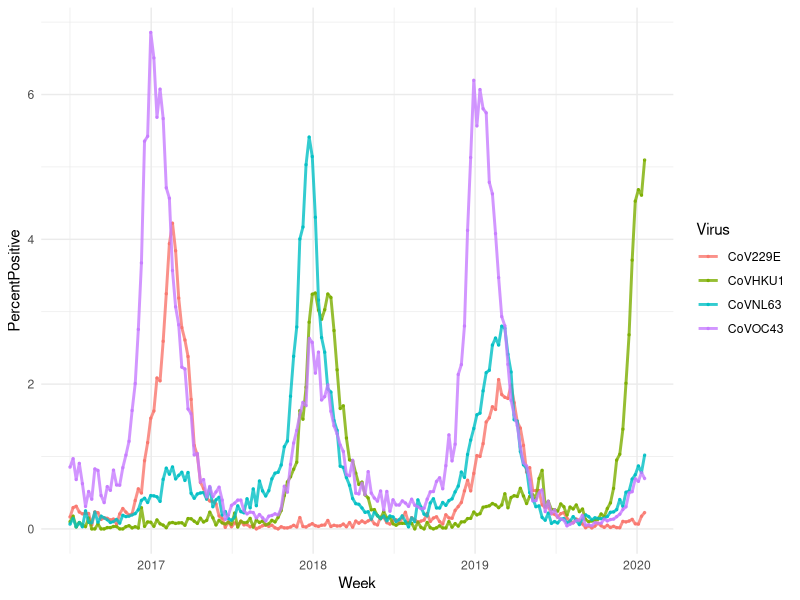

R code for this plot:
# =============================================================================
# Import
# =============================================================================

library(tidyverse)
library(lubridate)

natcov <- read.csv('NationalCoV.csv', colClasses=c("character","numeric","numeric","numeric","numeric"))
natcov$Week <- as_date(natcov$Week)
natcov <- as_tibble(natcov)

# =============================================================================
# Plot % positive by virus over time
# =============================================================================

fignatcov <- natcov %>% 
	pivot_longer(c("CoVHKU1","CoVNL63","CoVOC43","CoV229E"), names_to="Virus", values_to="PercentPositive") %>%
	ggplot(aes(x=Week, y=PercentPositive, col=Virus)) + 
	geom_point(alpha=0.8, size=0.5) +
	geom_line(alpha=0.8, size=1) + 
	theme_minimal() 

ggsave(fignatcov, file="~/DropboxHarvard/Projects/Wuhan/natcov.pdf", width=7, height=5)

